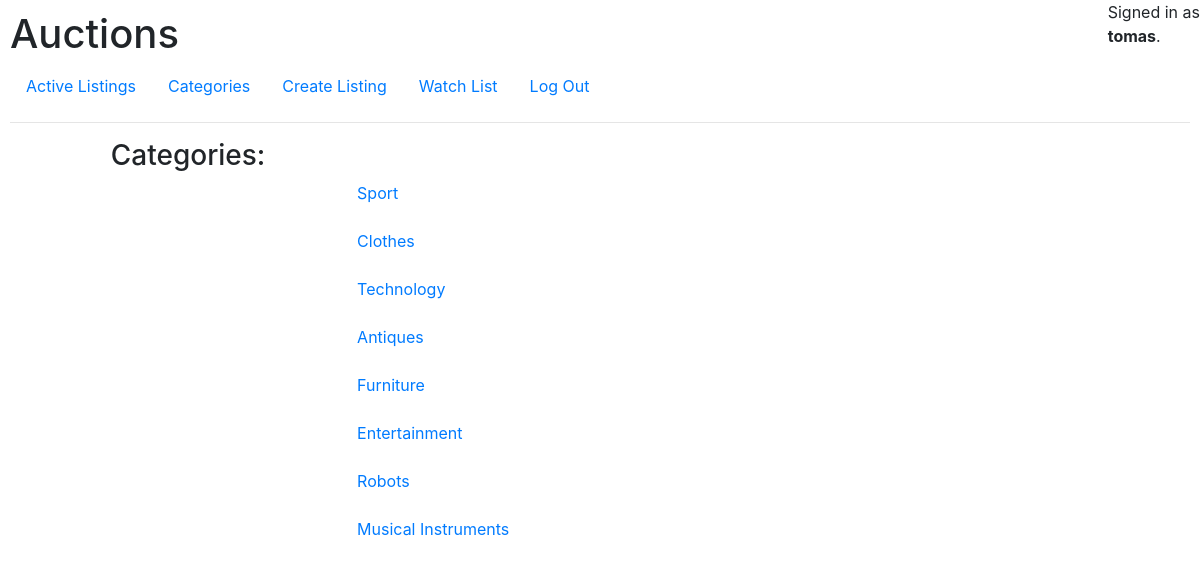
The page /categories (signed in) on the database its author committed.
### auctions/models.py (models this page shows, shortened)
class User(AbstractUser):
    pass

class Category(models.Model):
    category_name =  models.CharField(max_length=100)

### auctions/views.py (the view)
# urls.py: path("categories", views.categories, name="categories"),
def categories(request):
    return render(request, "auctions/categories.html", { "categories": Category.objects.all()
    })

### auctions/templates/auctions/categories.html (shortened to what this page needs)
{% extends "auctions/layout.html" %}
{% load static %}
{% block body %}
    <h3> Categories:</h3>
    <div class="main col-7">
        <div class="container" style="margin-left:40%">
            {% for category in categories %}
                <div>
                    <a href="listing/{{ category.category_name }}">{{ category.category_name }}</a>
                </div><br>
            {% endfor %}
        </div>
    </div>
{% endblock %}

### auctions/templates/auctions/layout.html (shortened to what this page needs)
{% load static %}
<!DOCTYPE html>
<html lang="en">
    <head>
        <link rel="stylesheet" href="https://stackpath.bootstrapcdn.com/bootstrap/4.4.1/css/bootstrap.min.css">
        <link href="{% static 'auctions/styles.css' %}" rel="stylesheet">
    </head>
    <body>
        <h1>Auctions</h1>
        <div id="user" style="position:fixed; top:0; right:0;">
            {% if user.is_authenticated %}
                <div>
                    Signed in as
                </div>
                <strong>{{ user.username }}</strong>.
            {% else %}
                Not signed in.
            {% endif %}
        </div>
        <ul class="nav">
            <li class="nav-item">
                <a class="nav-link" href="{% url 'index' %}">Active Listings</a>
            </li>
            <li class="nav-item">
                <a class="nav-link" href="{% url 'categories' %}">Categories</a>
            </li>
            {% if user.is_authenticated %}
                <li class="nav-item">
                    <a class="nav-link" href="{% url 'createlisting' %}">Create Listing</a>
                </li>
                <li class="nav-item">
                    <a class="nav-link" href="{% url 'WatchList' user.id %}">Watch List</a>
                </li>
                <li class="nav-item">
                    <a class="nav-link" href="{% url 'logout' %}">Log Out</a>
                </li>
            {% endif %}
        </ul>
        <hr>
                <div class="row">
            <div class="sidebar col-lg-1 col-md-2">
            </div>
            <div class="main col-lg-10 col-md-8">
                {% block body %}
                {% endblock %}
            </div>
            <div class="sidebar col-lg-1 col-md-2">
            </div>
        </div>
    </body>
</html>

### auctions/static/auctions/styles.css (style rules this page uses)
body { padding: 10px; }
#user { position: absolute; top:0; right:0; }

### rows shown on the page
User: username "tomas"
Category: category_name "Sport"
Category: category_name "Clothes"
Category: category_name "Technology"
Category: category_name "Antiques"
Category: category_name "Furniture"
Category: category_name "Entertainment"
Category: category_name "Robots"
Category: category_name "Musical Instruments"
